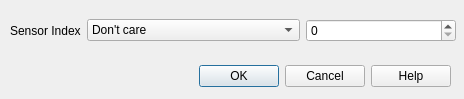
<?xml version="1.0" encoding="UTF-8"?>
<ui version="4.0">
 <class>CDlgSelectSensorIndex</class>
 <widget class="QDialog" name="CDlgSelectSensorIndex">
  <property name="geometry">
   <rect>
    <x>0</x>
    <y>0</y>
    <width>464</width>
    <height>99</height>
   </rect>
  </property>
  <property name="windowTitle">
   <string>Set sensor index constraint</string>
  </property>
  <widget class="QDialogButtonBox" name="buttonBox">
   <property name="geometry">
    <rect>
     <x>10</x>
     <y>60</y>
     <width>441</width>
     <height>32</height>
    </rect>
   </property>
   <property name="orientation">
    <enum>Qt::Horizontal</enum>
   </property>
   <property name="standardButtons">
    <set>QDialogButtonBox::Cancel|QDialogButtonBox::Help|QDialogButtonBox::Ok</set>
   </property>
  </widget>
  <widget class="QWidget" name="gridLayoutWidget">
   <property name="geometry">
    <rect>
     <x>10</x>
     <y>10</y>
     <width>446</width>
     <height>41</height>
    </rect>
   </property>
   <layout class="QGridLayout" name="gridLayout">
    <item row="0" column="0">
     <widget class="QLabel" name="label">
      <property name="sizePolicy">
       <sizepolicy hsizetype="Fixed" vsizetype="Preferred">
        <horstretch>0</horstretch>
        <verstretch>0</verstretch>
       </sizepolicy>
      </property>
      <property name="text">
       <string>Sensor Index</string>
      </property>
      <property name="buddy">
       <cstring>comboCompareSensorIndex</cstring>
      </property>
     </widget>
    </item>
    <item row="0" column="1">
     <widget class="QComboBox" name="comboCompareSensorIndex">
      <item>
       <property name="text">
        <string>Don't care</string>
       </property>
      </item>
      <item>
       <property name="text">
        <string>Equal to</string>
       </property>
      </item>
      <item>
       <property name="text">
        <string>Not qual to</string>
       </property>
      </item>
      <item>
       <property name="text">
        <string>Greater than</string>
       </property>
      </item>
      <item>
       <property name="text">
        <string>Greater than or equal to</string>
       </property>
      </item>
      <item>
       <property name="text">
        <string>Less than</string>
       </property>
      </item>
      <item>
       <property name="text">
        <string>Less than or equal to</string>
       </property>
      </item>
     </widget>
    </item>
    <item row="0" column="2">
     <widget class="QSpinBox" name="spinBoxBoxSensorIndex">
      <property name="sizePolicy">
       <sizepolicy hsizetype="Fixed" vsizetype="Fixed">
        <horstretch>0</horstretch>
        <verstretch>0</verstretch>
       </sizepolicy>
      </property>
      <property name="minimumSize">
       <size>
        <width>150</width>
        <height>0</height>
       </size>
      </property>
     </widget>
    </item>
   </layout>
  </widget>
 </widget>
 <resources/>
 <connections>
  <connection>
   <sender>buttonBox</sender>
   <signal>accepted()</signal>
   <receiver>CDlgSelectSensorIndex</receiver>
   <slot>accept()</slot>
   <hints>
    <hint type="sourcelabel">
     <x>228</x>
     <y>74</y>
    </hint>
    <hint type="destinationlabel">
     <x>157</x>
     <y>98</y>
    </hint>
   </hints>
  </connection>
  <connection>
   <sender>buttonBox</sender>
   <signal>rejected()</signal>
   <receiver>CDlgSelectSensorIndex</receiver>
   <slot>reject()</slot>
   <hints>
    <hint type="sourcelabel">
     <x>296</x>
     <y>80</y>
    </hint>
    <hint type="destinationlabel">
     <x>286</x>
     <y>98</y>
    </hint>
   </hints>
  </connection>
 </connections>
</ui>
